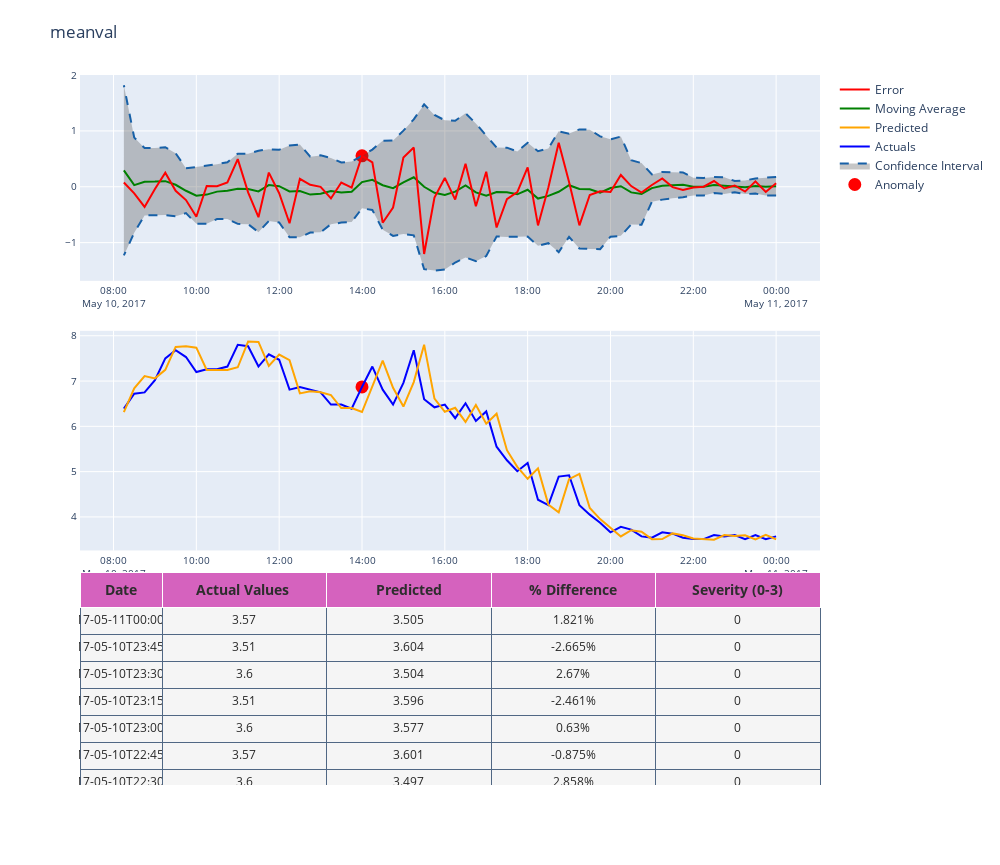

Notebook source saved alongside this figure:
### Code cell
plot_anomaly(classify_df.iloc[:-6,:],"meanval")
